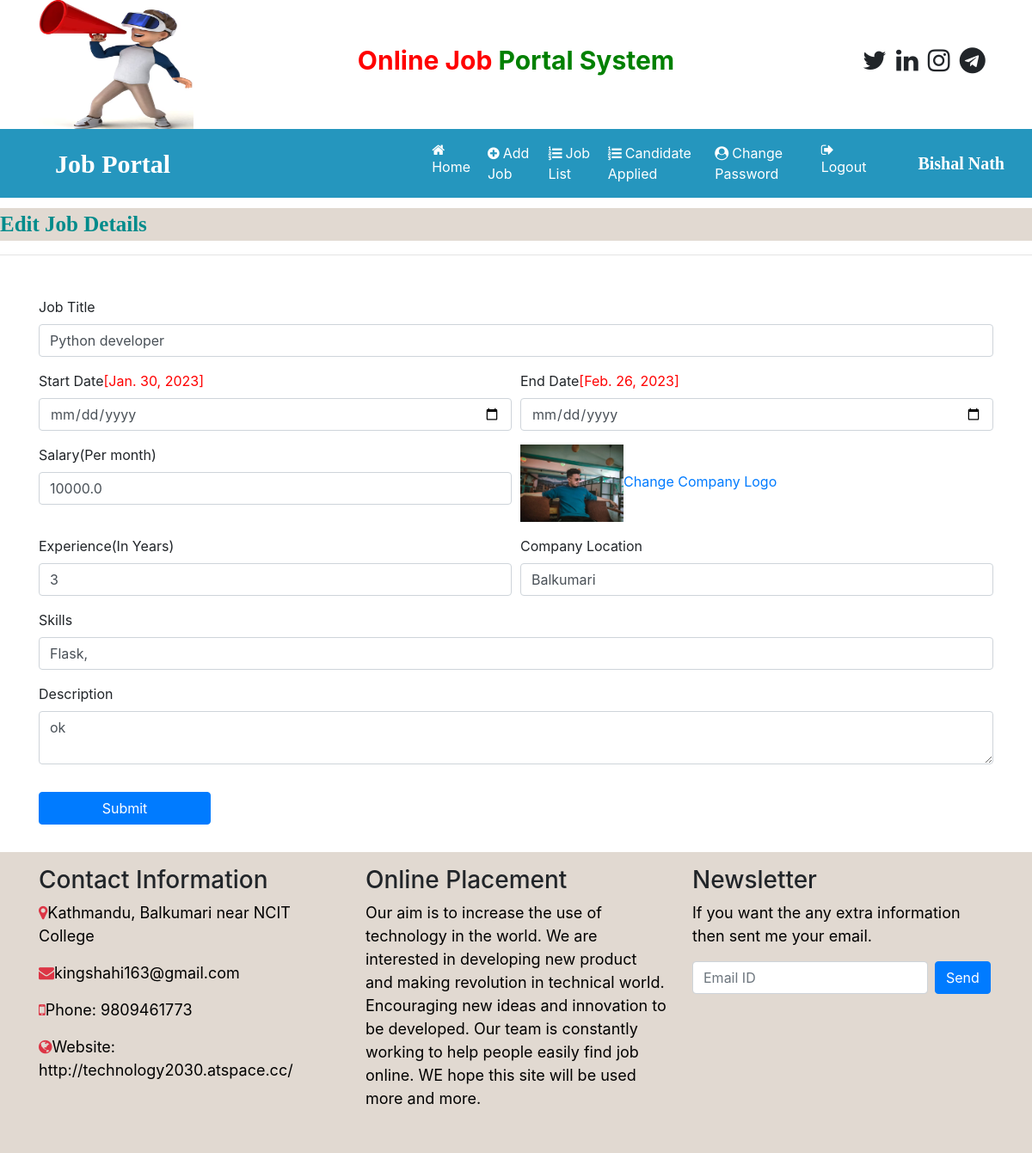
Screenshot of /edit_jobdetail/1 (signed in) with the database file from the repository.
### job/models.py (models this page shows, shortened)
class Job(models.Model):
    recruiter = models.ForeignKey(Recruiter, on_delete=models.CASCADE)
    start_date = models.DateField()
    end_date = models.DateField()
    title = models.CharField(max_length=100)
    salary = models.FloatField(max_length=20)
    image = models.FileField()
    description = models.CharField(max_length=500)
    experience = models.CharField(max_length=50)
    location = models.CharField(max_length=20)
    skills = models.CharField(max_length=200)
    creationdate = models.DateField()

### job/views.py (the view, shortened to what this page needs)
# urls.py: path('edit_jobdetail/<int:pid>',edit_jobdetail,name="edit_jobdetail"),
def edit_jobdetail(request,pid):
    if not request.user.is_authenticated:
        return redirect('recruiter_login')
    error = ""
    job = Job.objects.get(id=pid)
    d = {'error':error,'job':job}
    return render(request,'edit_jobdetail.html',d)

### job/templates/edit_jobdetail.html (shortened to what this page needs)
{% load static %}
{% block body %}
{% include 'recruiter_navigation.html' %}
<marquee style="font-family: 'Monotype Corsiva'; font-size: 25px; color: darkcyan; background-color: #E1D9D1; font-weight:bold; margin-top: 1%">
    Edit Job Details
</marquee>
<hr>
<form class="container mt-5" method="post" enctype="multipart/form-data">
     <div class="form-row">
        <div class="form-group col-md-12">
            <label>Job Title </label>
            <input type="text" class="form-control" name="jobtitle" value="{{job.title}}" required>
        </div>
    </div>
    <div class="form-row">
        <div class="form-group col-md-6">
            <label>Start Date</label><span style="color:red">[{{job.start_date}}]</span>
            <input type="date" class="form-control" name="startdate">
        </div>
        <div class="form-group col-md-6">
            <label>End Date</label><span style="color:red">[{{job.end_date}}]</span>
            <input type="date" class="form-control" name="enddate">
        </div>
    </div>
    <div class="form-row">
        <div class="form-group col-md-6">
            <label>Salary(Per month)</label>
            <input type="text" class="form-control" name="salary" value="{{job.salary}}" required>
        </div>
        <div class="form-group col-md-6">
            <img src="{{job.image.url}}" width="120" height="90"><a href="{% url 'change_companylogo' job.id %}">Change Company Logo</a>
        </div>
    </div>
    <div class="form-row">
        <div class="form-group col-md-6">
            <label>Experience(In Years)</label>
            <input type="text" class="form-control" name="experience" value="{{job.experience}}" required>
        </div>
        <div class="form-group col-md-6">
            <label>Company Location</label>
            <input type="text" class="form-control" name="location" value="{{job.location}}" required>
        </div>
    </div>
    <div class="form-row">
        <div class="form-group col-md-12">
            <label>Skills</label>
            <input type="text" class="form-control" name="skills" placeholder="Skills Required" value={{job.skills}} required>
        </div>
    </div>
    <div class="form-row">
        <div class="form-group col-md-12">
            <label>Description</label>
            <textarea class="form-control" name="description" required>{{job.description}}</textarea>
        </div>
    </div>
    <input type="submit" value="Submit" class="btn btn-primary my-3" style="width:200px">
</form>
{% include 'footer.html' %}
{% endblock %}

### job/templates/recruiter_navigation.html (shortened to what this page needs)
<html>
<head>
    {% load static %}
    <link rel="stylesheet" href="https://cdn.jsdelivr.net/npm/bootstrap@4.6.2/dist/css/bootstrap.min.css">
    <link rel="stylesheet" href="https://cdnjs.cloudflare.com/ajax/libs/font-awesome/4.7.0/css/font-awesome.min.css">
</head>
<body>
<div class="container">
    <div class="row">
        <div class="col-sm-3 mt-0">
            <img src="{% static 'images/mike.png' %}" style="width: 180px;height: 150px;">
        </div>
        <div class="col-sm-6 mt-5 text-center">
            <span style="font-weight:bold;font-size:30px">
            <span style="color:red">Online Job</span>
            <span style="color:green">Portal System</span>
            </span>
        </div>
        <div class="col-sm-3 mt-5" style="padding-left:10%">
            <span style="font-weight:bold; font-size:30px">
            <span><i class="fa fa-twitter pl-1"></i></span>
            <span><i class="fa fa-linkedin pl-1"></i></span>
            <span><i class="fa fa-instagram pl-1"></i></span>
            <span><i class="fa fa-telegram pl-1"></i></span>
            </span>
        </div>
    </div>
</div>
<nav class="navbar navbar-expand-sm" style="background-color:#2596be">
    <a class="navbar-brand text-white pl-5 font-weight-bold" style="font-family:'Monotype Corsiva'; font-size:30px">Job Portal</a>
<ul class="navbar-nav">
    <li class="nav-item">
        <a class="nav-link" href="{% url 'recruiter_home' %}" style="margin-left:280px"><i class="fa fa-home mr-1"></i>Home</a>
    </li>
    <li class="nav-item">
        <a class="nav-link" href="{% url 'add_job' %}"><i class="fa fa-plus-circle mr-1"></i>Add Job</a>
    </li>
    <li class="nav-item">
        <a class="nav-link" href="{% url 'job_list' %}"><i class="fa fa-list-ol mr-1"></i>Job List</a>
    </li>
    <li class="nav-item">
        <a class="nav-link" href="{% url 'applied_candidatelist' %}"><i class="fa fa-list-ol mr-1"></i>Candidate Applied</a>
    </li>
    <li class="nav-item">
        <a class="nav-link" href="{% url 'change_passwordrecruiter' %}"><i class="fa fa-user-circle mr-1"></i>Change Password</a>
    </li>
    <li>
        <a class="nav-link" href="{% url 'Logout' %}"><i class="fa fa-sign-out mr-1"></i>Logout</a>
    </li>
</ul>
<a class="navbar-brand text-white pl-5 font-weight-bold" style="font-family:'Monotype Corsiva'; font-size:20px">{{request.user.first_name}} {{request.user.last_name}}</a>
</nav>
</body>
</html>

### job/templates/recruiter_navigation.html (style rules this page uses)
.nav-link { color:white !important; margin-right:4px; }

### rows the page displays
Job: jobtitle "Python developer", start_date "Jan. 30, 2023", end_date "Feb. 26, 2023", salary "10000.0", image (picture), experience "3", location "Balkumari", skills "Flask,", description "ok"

### other values shown
{{ request.user.first_name }} "Bishal"
{{ request.user.last_name }} "Nath"
